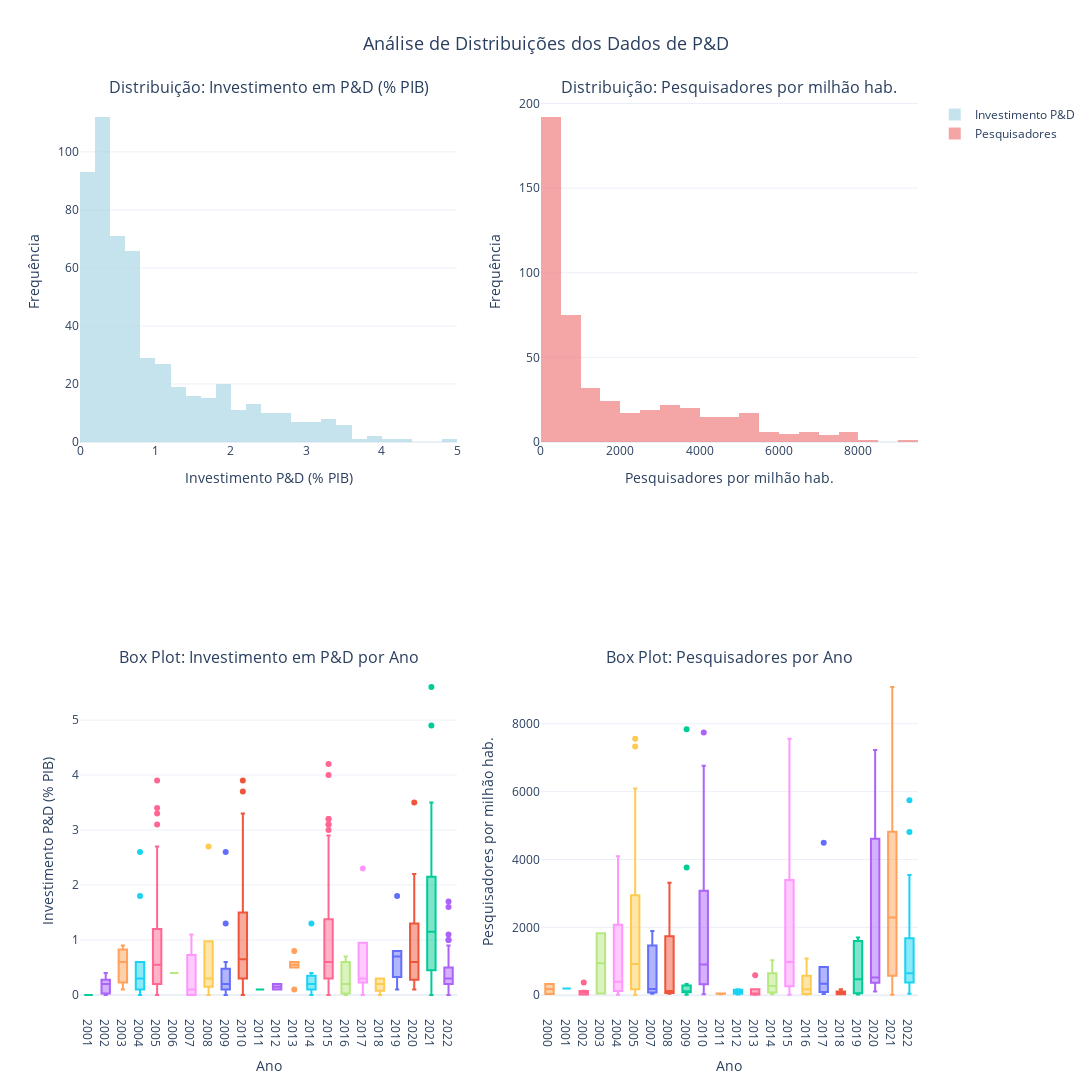

The notebook cell this image was saved under:
### Markdown cell above
#### Distribuições - Histogramas e Box Plots

### Code cell
# Visualização 3: Distribuições
# Histogramas e box plots para mostrar a distribuição dos dados

fig3 = make_subplots(
    rows=2, cols=2,
    subplot_titles=[
        'Distribuição: Investimento em P&D (% PIB)',
        'Distribuição: Pesquisadores por milhão hab.',
        'Box Plot: Investimento em P&D por Ano',
        'Box Plot: Pesquisadores por Ano'
    ],
    specs=[[{"type": "xy"}, {"type": "xy"}],
           [{"type": "xy"}, {"type": "xy"}]]
)

# Histograma 1: Investimento em P&D
fig3.add_trace(
    go.Histogram(
        x=df_gdp['Value'],
        nbinsx=30,
        name='Investimento P&D',
        marker_color='lightblue',
        opacity=0.7
    ),
    row=1, col=1
)

# Histograma 2: Pesquisadores
fig3.add_trace(
    go.Histogram(
        x=df_researchers['Value'],
        nbinsx=30,
        name='Pesquisadores',
        marker_color='lightcoral',
        opacity=0.7
    ),
    row=1, col=2
)

# Box plot 1: Investimento por ano
for year in sorted(df_gdp['Year'].unique()):
    year_data = df_gdp[df_gdp['Year'] == year]
    fig3.add_trace(
        go.Box(
            y=year_data['Value'],
            name=str(year),
            boxpoints='outliers',
            showlegend=False
        ),
        row=2, col=1
    )

# Box plot 2: Pesquisadores por ano
for year in sorted(df_researchers['Year'].unique()):
    year_data = df_researchers[df_researchers['Year'] == year]
    fig3.add_trace(
        go.Box(
            y=year_data['Value'],
            name=str(year),
            boxpoints='outliers',
            showlegend=False
        ),
        row=2, col=2
    )

fig3.update_layout(
    title={
        'text': 'Análise de Distribuições dos Dados de P&D',
        'x': 0.5,
        'font': {'size': 18}
    },
    width=1400,
    height=1200,
    template='plotly_white',
    showlegend=True
)

fig3.update_xaxes(title_text="Investimento P&D (% PIB)", row=1, col=1)
fig3.update_xaxes(title_text="Pesquisadores por milhão hab.", row=1, col=2)
fig3.update_xaxes(title_text="Ano", row=2, col=1)
fig3.update_xaxes(title_text="Ano", row=2, col=2)

fig3.update_yaxes(title_text="Frequência", row=1, col=1)
fig3.update_yaxes(title_text="Frequência", row=1, col=2)
fig3.update_yaxes(title_text="Investimento P&D (% PIB)", row=2, col=1)
fig3.update_yaxes(title_text="Pesquisadores por milhão hab.", row=2, col=2)

fig3.show()

# Salvar como HTML
fig3.write_html('./grafico3_distribuicoes.html')

### Figure 1 — Plotly figure (JSON) as saved in the notebook; plotly's stock layout.template omitted (floating-point values rounded to 4 significant figures; data arrays with more than 128 entries replaced by an {"elided": "..."} marker saying what was removed)
{"data": [{"marker": {"color": "lightblue"}, "name": "Investimento P&D", "nbinsx": 30, "opacity": 0.7, "type": "histogram", "x": {"elided": "547 float values"}, "xaxis": "x", "yaxis": "y"}, {"marker": {"color": "lightcoral"}, "name": "Pesquisadores", "nbinsx": 30, "opacity": 0.7, "type": "histogram", "x": {"elided": "477 float values"}, "xaxis": "x2", "yaxis": "y2"}, {"boxpoints": "outliers", "name": "2001", "showlegend": false, "type": "box", "xaxis": "x3", "y": [0], "yaxis": "y3"}, {"boxpoints": "outliers", "name": "2002", "showlegend": false, "type": "box", "xaxis": "x3", "y": [0.3, 0, 0.1, 0.3, 0, 0.4, 0.2, 0, 0.1, 0.2, 0.2], "yaxis": "y3"}, {"boxpoints": "outliers", "name": "2003", "showlegend": false, "type": "box", "xaxis": "x3", "y": [0.1, 0.9, 0.6], "yaxis": "y3"}, {"boxpoints": "outliers", "name": "2004", "showlegend": false, "type": "box", "xaxis": "x3", "y": [1.8, 0, 0.4, 0.6, 0, 0.1, 0.6, 0.2, 0.2, 2.6], "yaxis": "y3"}, {"boxpoints": "outliers", "name": "2005", "showlegend": false, "type": "box", "xaxis": "x3", "y": [1.5, 0.3, 0.3, 2.5, 0.6, 0.2, 2, 0.7, 0.6, 0.7, 0.7, 1.7, 1.8, 1.9, 0.1, 0.4, 0.4, 0.3, 2.4, 0.2, 0.7, 1.8, 0, 0.5, 1, 0.4, 0.2, 2, 1.3, 0.8, 0.1, 0.2, 0.8, 0.5, 0.4, 1.2, 0.1, 2.4, 0.2, 0.9, 0.2, 3.3, 2.1, 0.2, 2.4, 0.6, 0.3, 0, 0.9, 2.7, 0.8, 0.6, 1.2, 3.9, 1, 3.1, 0.3, 0.1, 0.2, 0.5, 0.7, 1.6, 0.2, 0.5, 0.4, 0.4, 0, 0.2, 0.9, 1.8, 1.1, 0.2, 1.5, 0.4, 0.2, 0.1, 0.1, 0.6, 0.8, 2.5, 0.4, 0.4, 1.1, 0, 0.4, 0.3, 2.1, 0.5, 1.4, 0.8, 1.1, 0.2, 3.4, 0.1, 0.2, 0.1, 0.7, 0.6, 0.2, 1, 1.5, 2.5, 0, 0.5, 0.2, 0.2, 0, 0.2, 0.2, 1], "yaxis": "y3"}, {"boxpoints": "outliers", "name": "2006", "showlegend": false, "type": "box", "xaxis": "x3", "y": [0.4], "yaxis": "y3"}, {"boxpoints": "outliers", "name": "2007", "showlegend": false, "type": "box", "xaxis": "x3", "y": [0, 0.6, 1.1, 0.1, 0], "yaxis": "y3"}, {"boxpoints": "outliers", "name": "2008", "showlegend": false, "type": "box", "xaxis": "x3", "y": [0.2, 0.4, 0, 2.7, 0.3], "yaxis": "y3"}, {"boxpoints": "outliers", "name": "2009", "showlegend": false, "type": "box", "xaxis": "x3", "y": [0.2, 0, 0.2, 0.1, 0.6, 0, 2.6, 0.1, 0, 1.3, 0.4, 0.1, 0.1, 0.5, 0.2], "yaxis": "y3"}, {"boxpoints": "outliers", "name": "2010", "showlegend": false, "type": "box", "xaxis": "x3", "y": [1.6, 0.4, 0.3, 2.6, 0.6, 0.1, 2.2, 0.7, 0.7, 0.7, 0.7, 1.8, 2.2, 2.2, 0.6, 0.2, 2.4, 2.7, 0.2, 0.7, 2.1, 0.2, 1.2, 0.6, 0.1, 1.8, 0.3, 1.7, 0.7, 0.1, 0.2, 0.5, 0.7, 0.6, 0.4, 1.3, 2.9, 0.4, 0.4, 0.1, 1.6, 0.2, 3.7, 2.2, 2.7, 0.4, 0.6, 0, 1.1, 0.8, 0.3, 0, 1.6, 3.9, 1.2, 3.1, 0.2, 0.7, 0.1, 0.2, 0.6, 0.8, 1.4, 0.1, 1, 0.6, 0.6, 0.5, 0.2, 0.7, 0.4, 0.1, 0.3, 1.7, 0.2, 1.6, 0.1, 0.7, 1.5, 3.3, 0.4, 0.4, 1.1, 0.9, 0.4, 0.7, 1.9, 0.6, 2.1, 0.7, 1.4, 0.1, 0.4, 3.2, 0.1, 0.2, 0, 0.7, 0.8, 0.4, 0.8, 1.6, 0.4, 2.7, 0.3, 0.2, 0.2, 0.2, 0.2, 1], "yaxis": "y3"}, {"boxpoints": "outliers", "name": "2011", "showlegend": false, "type": "box", "xaxis": "x3", "y": [0.1, 0.1, 0.1], "yaxis": "y3"}, {"boxpoints": "outliers", "name": "2012", "showlegend": false, "type": "box", "xaxis": "x3", "y": [0.1, 0.2], "yaxis": "y3"}, {"boxpoints": "outliers", "name": "2013", "showlegend": false, "type": "box", "xaxis": "x3", "y": [0.6, 0.6, 0.1, 0.8, 0.5, 0.5], "yaxis": "y3"}, {"boxpoints": "outliers", "name": "2014", "showlegend": false, "type": "box", "xaxis": "x3", "y": [0.1, 1.3, 0.2, 0.4, 0, 0.3, 0.2, 0.1], "yaxis": "y3"}, {"boxpoints": "outliers", "name": "2015", "showlegend": false, "type": "box", "xaxis": "x3", "y": [1.7, 0.6, 0.4, 2.7, 0.7, 0.2, 2.4, 0.6, 0.9, 0.6, 0.8, 1.9, 1.8, 1.8, 0.6, 0.3, 1.9, 3, 0.2, 0.5, 2.4, 0.2, 0.2, 1.4, 0.9, 0.1, 1.7, 0.4, 2.1, 0.8, 0.1, 0.4, 0.4, 0.8, 0.4, 0.5, 1.9, 0.4, 3.1, 0.7, 0.1, 1.5, 0.3, 2.9, 2.2, 0.3, 2.9, 1, 0, 0, 1.3, 2.2, 0.7, 0.4, 0, 1.2, 4.2, 1.3, 3.2, 0.2, 0.1, 0.1, 0.6, 0.1, 1, 1.3, 1.3, 0.3, 0.7, 0.4, 0.2, 0.4, 0.3, 2.1, 1.2, 0.1, 0.4, 1.9, 0.2, 0.2, 0.1, 0.1, 0.1, 0.2, 1, 1.2, 0.4, 0.5, 4, 0.3, 0.5, 1.1, 0.6, 0.8, 2.2, 1.2, 2.2, 0.7, 1.2, 0.1, 3.2, 3.1, 0, 0.1, 0.6, 0.1, 0.6, 0.9, 0.6, 0.9, 2.3, 2.8, 0.4, 0.2, 0.4, 0.4, 0.2, 0.3, 1], "yaxis": "y3"}, {"boxpoints": "outliers", "name": "2016", "showlegend": false, "type": "box", "xaxis": "x3", "y": [0, 0.3, 0.1, 0.7, 0, 0.2, 0.7], "yaxis": "y3"}, {"boxpoints": "outliers", "name": "2017", "showlegend": false, "type": "box", "xaxis": "x3", "y": [0.5, 0.3, 0.3, 0, 2.3], "yaxis": "y3"}, {"boxpoints": "outliers", "name": "2018", "showlegend": false, "type": "box", "xaxis": "x3", "y": [0.3, 0.2, 0.1, 0, 0.3], "yaxis": "y3"}, {"boxpoints": "outliers", "name": "2019", "showlegend": false, "type": "box", "xaxis": "x3", "y": [1.8, 0.1, 0.8, 0.4, 0.3, 0.8, 0.7], "yaxis": "y3"}, {"boxpoints": "outliers", "name": "2020", "showlegend": false, "type": "box", "xaxis": "x3", "y": [0.2, 1.1, 1.9, 0.3, 0.3, 0.6, 0.3, 1, 2.2, 0.6, 0.1, 0.1, 3.5], "yaxis": "y3"}, {"boxpoints": "outliers", "name": "2021", "showlegend": false, "type": "box", "xaxis": "x3", "y": [1.9, 0.7, 0.3, 3.3, 0.5, 0.1, 2.7, 0.5, 1.1, 0.6, 1.1, 2, 1.7, 1.8, 0.5, 3.3, 3.4, 0.8, 0.3, 2.4, 0.3, 1.2, 0.3, 0.8, 2, 2.8, 0.2, 1.8, 3, 2.2, 3.1, 1.5, 0.1, 1.6, 2.8, 0, 1.1, 5.6, 1.5, 3.3, 0.7, 1.1, 1, 0.2, 0.7, 0.3, 0.1, 2.3, 1.5, 1.9, 0.2, 0.1, 1.4, 0.7, 4.9, 0.5, 0.9, 2.1, 1.4, 3.4, 3.4, 1.2, 0.1, 1.4, 1.5, 2.9, 3.5, 0.4, 0.4, 0.2, 0.3, 0.7], "yaxis": "y3"}, {"boxpoints": "outliers", "name": "2022", "showlegend": false, "type": "box", "xaxis": "x3", "y": [0.2, 0.2, 0.5, 0.2, 1.6, 1.1, 0.5, 0.4, 1, 0.2, 0.1, 0.4, 0.1, 0.1, 0.3, 0.3, 0.1, 0, 0.4, 0.3, 0.2, 0.2, 1.7, 0.2, 0.9, 0.5, 1, 0.3, 0.2], "yaxis": "y3"}, {"boxpoints": "outliers", "name": "2000", "showlegend": false, "type": "box", "xaxis": "x4", "y": [33.3, 330], "yaxis": "y4"}, {"boxpoints": "outliers", "name": "2001", "showlegend": false, "type": "box", "xaxis": "x4", "y": [198.2], "yaxis": "y4"}, {"boxpoints": "outliers", "name": "2002", "showlegend": false, "type": "box", "xaxis": "x4", "y": [117.9, 127.7, 17.9, 15.6, 18.1, 59.6, 375.9, 116.3], "yaxis": "y4"}, {"boxpoints": "outliers", "name": "2003", "showlegend": false, "type": "box", "xaxis": "x4", "y": [48.9, 1826.0], "yaxis": "y4"}, {"boxpoints": "outliers", "name": "2004", "showlegend": false, "type": "box", "xaxis": "x4", "y": [4098.0, 285.2, 108.7, 702.4, 10, 506.1, 138.1, 3453.0], "yaxis": "y4"}, {"boxpoints": "outliers", "name": "2005", "showlegend": false, "type": "box", "xaxis": "x4", "y": [902.4, 470.8, 70.8, 3617.0, 359.1, 459.6, 1102.0, 149.8, 376.2, 138.4, 648.9, 2734.0, 2942, 4020.0, 170.8, 104.4, 819.9, 3472.0, 3161.0, 61.5, 510, 1282.0, 4264.0, 860, 2602.0, 617.2, 123, 67.7, 1291, 930.3, 2353.0, 5194.0, 2452.0, 21.1, 7559.0, 3358.0, 3350, 1763.0, 292.2, 29.9, 1574.0, 7333.0, 135.1, 2845.0, 1420.0, 5328.0, 176.2, 1460.0, 2247, 4832.0, 47.5, 1169.0, 419.5, 310.6, 2948.0, 3161.0, 7.4, 535.7, 4602, 73.5, 105.1, 77, 80.7, 1611, 2009.0, 3761.0, 717.4, 1084.0, 3224.0, 152.5, 5544.0, 2032.0, 2626.0, 354.7, 2532.0, 6093.0, 312.7, 33, 573.5, 4131.0, 3548.0, 633.4, 122.8, 145.5, 47.1, 606.3], "yaxis": "y4"}, {"boxpoints": "outliers", "name": "2007", "showlegend": false, "type": "box", "xaxis": "x4", "y": [184.5, 1893, 38.8], "yaxis": "y4"}, {"boxpoints": "outliers", "name": "2008", "showlegend": false, "type": "box", "xaxis": "x4", "y": [157.6, 83, 3315.0, 42.5], "yaxis": "y4"}, {"boxpoints": "outliers", "name": "2009", "showlegend": false, "type": "box", "xaxis": "x4", "y": [142.7, 96.8, 7836.0, 89.2, 22.9, 3762.0, 146.8, 111.7, 81.5, 12.4, 325.6], "yaxis": "y4"}, {"boxpoints": "outliers", "name": "2010", "showlegend": false, "type": "box", "xaxis": "x4", "y": [1010.0, 496.4, 81.1, 3661, 433.2, 393.6, 1415.0, 173.6, 530.8, 165.6, 728.3, 2988.0, 3216.0, 4454.0, 1124.0, 4594.0, 4380.0, 3767.0, 162.4, 687.1, 1442.0, 46.8, 4696.0, 321.5, 901.1, 3050.0, 635.8, 380.6, 1623.0, 1105.0, 2799.0, 6760.0, 142, 472, 3058.0, 42.1, 7741, 3911.0, 4035.0, 37.2, 25.2, 2134, 156.5, 732.5, 417.6, 3140.0, 1732.0, 5120, 364.8, 227.2, 141.9, 1843.0, 2722.0, 5203.0, 51.3, 50.5, 1448.0, 29, 1408.0, 344.5, 721.9, 40.1, 3240.0, 526.8, 5444, 1672.0, 3918.0, 5425.0, 760.2, 969.5, 3086.0, 378.6, 1503.0, 6285.0, 2815, 3755.0, 363.7, 2896.0, 104, 332.6, 5280.0, 34, 1359.0, 885, 39.6, 1328.0, 4105.0, 36, 3549.0, 631.4, 547.3, 203.5, 137.9, 57, 715.3], "yaxis": "y4"}, {"boxpoints": "outliers", "name": "2011", "showlegend": false, "type": "box", "xaxis": "x4", "y": [48.3, 47.7, 29.8, 50.2], "yaxis": "y4"}, {"boxpoints": "outliers", "name": "2012", "showlegend": false, "type": "box", "xaxis": "x4", "y": [20.1, 177, 99.4], "yaxis": "y4"}, {"boxpoints": "outliers", "name": "2013", "showlegend": false, "type": "box", "xaxis": "x4", "y": [173.9, 44.6, 26.8, 15.3, 588.8, 19.2], "yaxis": "y4"}, {"boxpoints": "outliers", "name": "2014", "showlegend": false, "type": "box", "xaxis": "x4", "y": [384, 888.5, 117.9, 402.3, 1029.0, 152.8, 37.7, 28.7], "yaxis": "y4"}, {"boxpoints": "outliers", "name": "2015", "showlegend": false, "type": "box", "xaxis": "x4", "y": [1143.0, 686.2, 93.7, 3944.0, 529.5, 501.5, 1697.0, 235.4, 667.9, 225.5, 899.5, 3320.0, 3547.0, 4976.0, 1232.0, 5074.0, 4742.0, 353.1, 1939.0, 30.8, 4582.0, 459.8, 1165.0, 3472.0, 1261.0, 70.5, 493, 1491.0, 1011.0, 3619.0, 10.4, 7561, 643.5, 64.3, 3188.0, 139.1, 6856.0, 4386.0, 1366.0, 4733.0, 87, 3203.0, 22.7, 22.1, 2568.0, 5904.0, 215.2, 800.9, 62.8, 5283.0, 2088.0, 5198.0, 255.6, 770.8, 404.7, 1805.0, 23.6, 2741.0, 4638.0, 2265.0, 30.2, 1817.0, 286.9, 825, 44, 4911.0, 5492, 847.2, 5929.0, 222, 265.2, 90.8, 199.2, 105.7, 2141.0, 3725.0, 333.8, 647.3, 7018.0, 946.5, 874.7, 3110.0, 581, 2060.0, 6978.0, 2657.0, 3805.0, 473.7, 2637.0, 104.1, 6811.0, 5310.0, 84, 847.1, 35.9, 1751, 1205.0, 1006, 2066.0, 4397.0, 3875.0, 680, 501.2, 246.6, 685.7, 162.5, 65.4, 801.7], "yaxis": "y4"}, {"boxpoints": "outliers", "name": "2016", "showlegend": false, "type": "box", "xaxis": "x4", "y": [19, 58.8, 575.3, 1081.0, 33.4, 292], "yaxis": "y4"}, {"boxpoints": "outliers", "name": "2017", "showlegend": false, "type": "box", "xaxis": "x4", "y": [832.4, 89.9, 90.2, 577.9, 30.3, 4491.0], "yaxis": "y4"}, {"boxpoints": "outliers", "name": "2018", "showlegend": false, "type": "box", "xaxis": "x4", "y": [23.2, 50, 33.7, 172], "yaxis": "y4"}, {"boxpoints": "outliers", "name": "2019", "showlegend": false, "type": "box", "xaxis": "x4", "y": [187.4, 1597.0, 743.4, 22.8, 58.5, 1702.0], "yaxis": "y4"}, {"boxpoints": "outliers", "name": "2020", "showlegend": false, "type": "box", "xaxis": "x4", "y": [5076.0, 518.7, 260.4, 399.6, 726.5, 7225.0, 472.7, 104.6, 4452.0], "yaxis": "y4"}, {"boxpoints": "outliers", "name": "2021", "showlegend": false, "type": "box", "xaxis": "x4", "y": [1352.0, 766.8, 95.7, 4514.0, 625.4, 471.5, 2250.0, 317.1, 812.1, 311.2, 1215.0, 3817.0, 3324.0, 4696.0, 1284.0, 6342.0, 6582.0, 62.4, 2339.0, 1687.0, 399.4, 2331.0, 1743.0, 4569.0, 7708.0, 64.7, 4038.0, 7871.0, 5175, 5536, 4326.0, 14.5, 4452.0, 6940.0, 162.5, 5251.0, 2678.0, 5638.0, 2404.0, 3935.0, 4941.0, 29.3, 2161.0, 384.1, 19, 6074.0, 5102.0, 7228.0, 415.3, 142.4, 3534.0, 982.5, 9082.0, 985.5, 3211, 5223, 3252.0, 8131.0, 6023.0, 1699.0, 525.5, 2000.0, 2666, 838.5, 779.3, 169.3, 72.5, 896.9], "yaxis": "y4"}, {"boxpoints": "outliers", "name": "2022", "showlegend": false, "type": "box", "xaxis": "x4", "y": [1220.0, 1691.0, 1382.0, 535, 513.6, 4809, 3544.0, 128.2, 841.4, 1823, 681.5, 169.3, 182, 569, 533.6, 642.4, 381.8, 142, 5743, 768, 2698.0, 834.8, 2350.0, 142, 44.4, 1672, 580.8, 547.5, 352], "yaxis": "y4"}], "layout": {"annotations": [{"font": {"size": 16}, "showarrow": false, "text": "Distribuição: Investimento em P&D (% PIB)", "x": 0.225, "xanchor": "center", "xref": "paper", "y": 1, "yanchor": "bottom", "yref": "paper"}, {"font": {"size": 16}, "showarrow": false, "text": "Distribuição: Pesquisadores por milhão hab.", "x": 0.775, "xanchor": "center", "xref": "paper", "y": 1, "yanchor": "bottom", "yref": "paper"}, {"font": {"size": 16}, "showarrow": false, "text": "Box Plot: Investimento em P&D por Ano", "x": 0.225, "xanchor": "center", "xref": "paper", "y": 0.375, "yanchor": "bottom", "yref": "paper"}, {"font": {"size": 16}, "showarrow": false, "text": "Box Plot: Pesquisadores por Ano", "x": 0.775, "xanchor": "center", "xref": "paper", "y": 0.375, "yanchor": "bottom", "yref": "paper"}], "height": 1200, "showlegend": true, "title": {"font": {"size": 18}, "text": "Análise de Distribuições dos Dados de P&D", "x": 0.5}, "width": 1400, "xaxis": {"anchor": "y", "domain": [0, 0.45], "title": {"text": "Investimento P&D (% PIB)"}}, "xaxis2": {"anchor": "y2", "domain": [0.55, 1], "title": {"text": "Pesquisadores por milhão hab."}}, "xaxis3": {"anchor": "y3", "domain": [0, 0.45], "title": {"text": "Ano"}}, "xaxis4": {"anchor": "y4", "domain": [0.55, 1], "title": {"text": "Ano"}}, "yaxis": {"anchor": "x", "domain": [0.625, 1], "title": {"text": "Frequência"}}, "yaxis2": {"anchor": "x2", "domain": [0.625, 1], "title": {"text": "Frequência"}}, "yaxis3": {"anchor": "x3", "domain": [0, 0.375], "title": {"text": "Investimento P&D (% PIB)"}}, "yaxis4": {"anchor": "x4", "domain": [0, 0.375], "title": {"text": "Pesquisadores por milhão hab."}}}}
